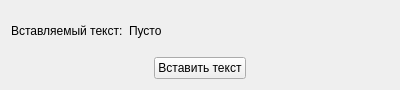
<?xml version="1.0" encoding="UTF-8"?>
<ui version="4.0">
 <class>Form</class>
 <widget class="QWidget" name="Form">
  <property name="geometry">
   <rect>
    <x>0</x>
    <y>0</y>
    <width>400</width>
    <height>90</height>
   </rect>
  </property>
  <property name="sizePolicy">
   <sizepolicy hsizetype="Fixed" vsizetype="Fixed">
    <horstretch>0</horstretch>
    <verstretch>0</verstretch>
   </sizepolicy>
  </property>
  <property name="minimumSize">
   <size>
    <width>400</width>
    <height>90</height>
   </size>
  </property>
  <property name="maximumSize">
   <size>
    <width>400</width>
    <height>90</height>
   </size>
  </property>
  <property name="windowTitle">
   <string>Обрезание текста</string>
  </property>
  <layout class="QVBoxLayout" name="verticalLayout">
   <item>
    <layout class="QHBoxLayout" name="horizontalLayout">
     <item>
      <widget class="QLabel" name="label">
       <property name="sizePolicy">
        <sizepolicy hsizetype="Maximum" vsizetype="Preferred">
         <horstretch>0</horstretch>
         <verstretch>0</verstretch>
        </sizepolicy>
       </property>
       <property name="text">
        <string>Вставляемый текст:</string>
       </property>
      </widget>
     </item>
     <item>
      <widget class="QLabel" name="label_2">
       <property name="text">
        <string>Пусто</string>
       </property>
      </widget>
     </item>
    </layout>
   </item>
   <item>
    <layout class="QHBoxLayout" name="horizontalLayout_2">
     <item>
      <spacer name="horizontalSpacer">
       <property name="orientation">
        <enum>Qt::Horizontal</enum>
       </property>
       <property name="sizeHint" stdset="0">
        <size>
         <width>40</width>
         <height>20</height>
        </size>
       </property>
      </spacer>
     </item>
     <item>
      <widget class="QPushButton" name="pushButton">
       <property name="text">
        <string>Вставить текст</string>
       </property>
      </widget>
     </item>
     <item>
      <spacer name="horizontalSpacer_2">
       <property name="orientation">
        <enum>Qt::Horizontal</enum>
       </property>
       <property name="sizeHint" stdset="0">
        <size>
         <width>40</width>
         <height>20</height>
        </size>
       </property>
      </spacer>
     </item>
    </layout>
   </item>
  </layout>
 </widget>
 <resources/>
 <connections/>
</ui>
